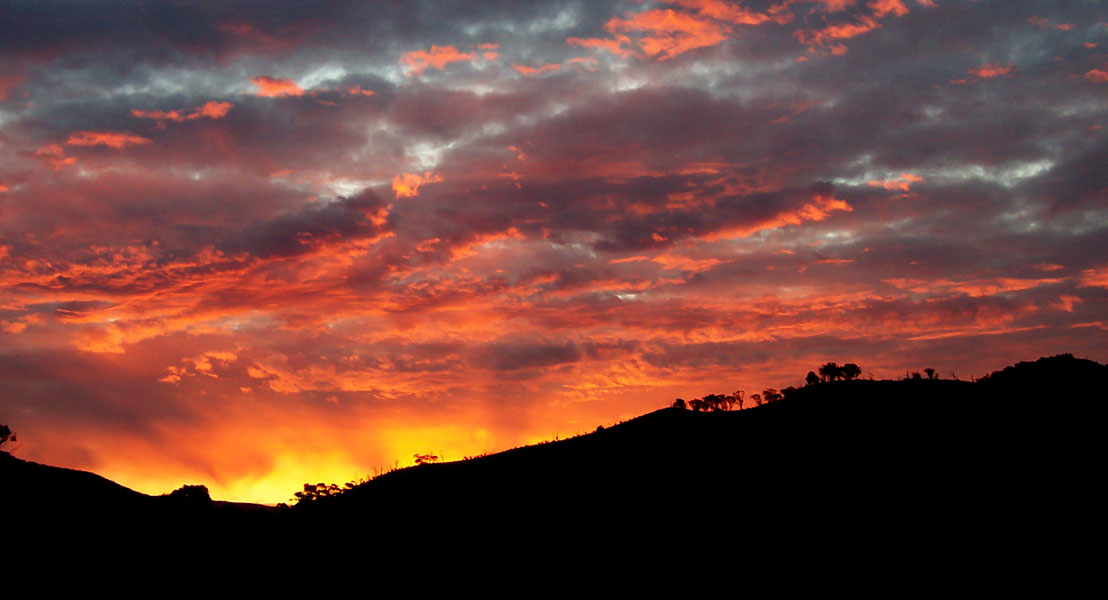
#> input picture images/input_images/Red_sunset.png, 1108 x 600 px, found by its file name
$ python imfeedback_old.py   (Python 2 division)
#> lines starting #> are read from the running program, lines starting #| are printed output that depends on the picture
import Image
import numpy as np
from scipy import ndimage
import matplotlib.pyplot as plt
import matplotlib.image as mpimg


class ImageContainer:

    def __init__(self, image_file_path):
        self.image_file_path = image_file_path
        self.original_image = mpimg.imread(image_file_path)
#> self.original_image is the input picture: shape (600, 1108, 3) float32; mean R, G, B 0.406, 0.247, 0.218
        self.image = self.original_image
        self.imshape = (self.image.shape[0], self.image.shape[1])
#> self.imshape = (600, 1108)
        self.imchannels = self.image.shape[2]
#> self.imchannels = 3
        self.coords_x, self.coords_y = np.meshgrid(range(self.imshape[0]), range(self.imshape[1]))

    def generate_distorted_mesh(self, sigma=.5, clip=False):
        if clip==True:
            mesh_noise_x = np.clip(np.random.normal(scale=sigma, size=self.imshape), -0.5, 0.5)
            mesh_noise_y = np.clip(np.random.normal(scale=sigma, size=self.imshape), -0.5, 0.5)
        else:
            mesh_noise_x = np.random.normal(scale=sigma, size=self.imshape)
            mesh_noise_y = np.random.normal(scale=sigma, size=self.imshape)
        self.distorted_mesh = np.array([self.coords_x.transpose() + mesh_noise_x, self.coords_y.transpose() + mesh_noise_y])

    def distort_image(self):
        distorted_image = np.ones((self.imshape[0], self.imshape[1], self.imchannels))
        for channel in range(self.imchannels):
            ndimage.map_coordinates(self.image[:, :, channel], self.distorted_mesh, order=1, prefilter=False, output=distorted_image[:, :, channel])
        self.image = distorted_image

    def plot_image(self):
        self.fig = plt.figure()
        self.fig.show()
        self.implot = plt.imshow(self.image)
        self.implot.axes.set_xticks([])
        self.implot.axes.set_yticks([])
        plt.draw()

    def feedback(self):
        plt.clf()
        self.distort_image()
        self.implot = plt.imshow(self.image)
        self.implot.axes.set_xticks([])
        self.implot.axes.set_yticks([])
        plt.draw()

    def run_feedback_loop(self, max_iters=15):
        if max_iters == None:
            #ctrl+c to exit
            while True:
                self.feedback()
                print 'iter'
        else:
            iter = 1
            while iter <= max_iters:
                self.feedback()
                iter += 1

    def run_feedback_loop_regen_mesh(self, max_iters=15, sigma=.2, clip=False):
        if max_iters == None:
            #ctrl+c to exit
            while True:
                self.generate_distorted_mesh(sigma=sigma, clip=clip)
                self.feedback()
                print 'iter'
        else:
            iter = 1
            while iter <= max_iters:
                self.feedback()
                self.generate_distorted_mesh(sigma=sigma, clip=clip)
                iter += 1

    def shrink_image(self):
        total_pixels =  np.prod(self.imshape)
#> total_pixels = 664800
        if total_pixels < 100000:
            return None
        else:
            self.scale_factor = np.sqrt(total_pixels / 100000.)
#> self.scale_factor = 2.58
            img = Image.open(self.image_file_path)
            rsize = img.resize((img.size[0] / self.scale_factor, img.size[1] / self.scale_factor))
            self.image = (1/255.) * np.asarray(rsize, dtype='float32')
            self.imshape = (self.image.shape[0], self.image.shape[1])
#> self.imshape = (232, 429)
            self.imchannels = self.image.shape[2]
            self.coords_x, self.coords_y = np.meshgrid(range(self.imshape[0]), range(self.imshape[1]))

    def monet(self, out_filepath):
        self.shrink_image()
        self.plot_image()
        self.generate_distorted_mesh(sigma=.5)
        self.run_feedback_loop()
        plt.savefig(out_filepath)
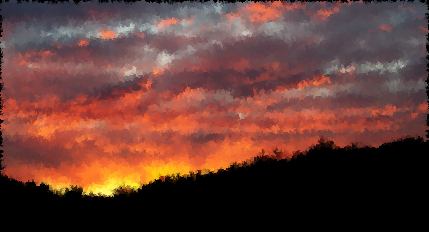
#> shown: shape (232, 429, 3) float64; mean R, G, B 0.402, 0.243, 0.214


red_sunset = ImageContainer('/Users/Jonathan/Documents/python_programs/Red_sunset.png')

red_sunset.monet('/Users/Jonathan/Documents/python_programs/Red_sunset_monet.png')

$ run again, with images/input_images/Icicles.png copied over images/input_images/Red_sunset.png
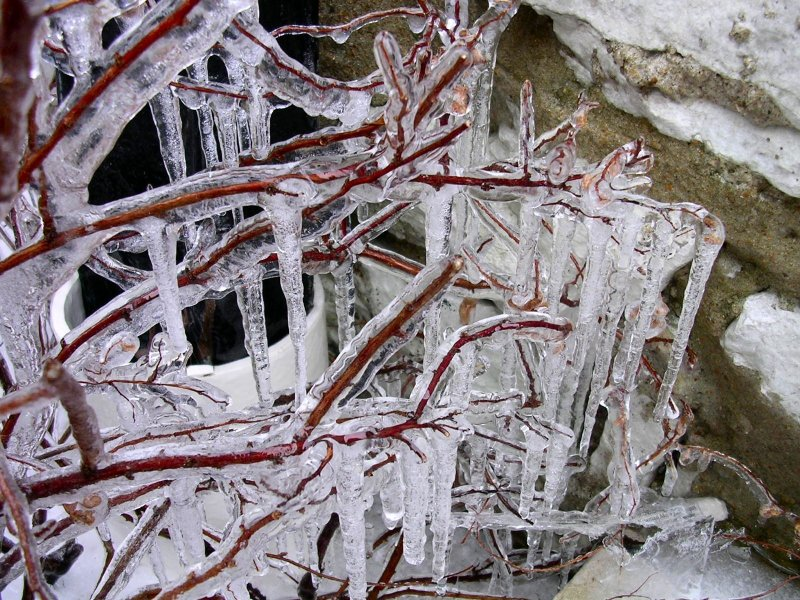
#> input picture images/input_images/Icicles.png, 800 x 600 px, found by its file name
#> in __init__, self.original_image is the input picture: shape (600, 800, 3) float32; mean R, G, B 0.527, 0.492, 0.505
#> in shrink_image, `rsize = img.resize((img.size[0] / self.scale_factor, img.size[1] / sel..`:
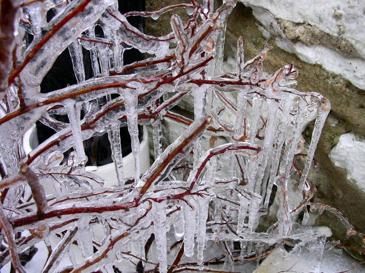
#> rsize: PIL image 365x273 RGB; mean R, G, B 134.3, 125.5, 128.7
#> in monet, `plt.savefig(out_filepath)`:
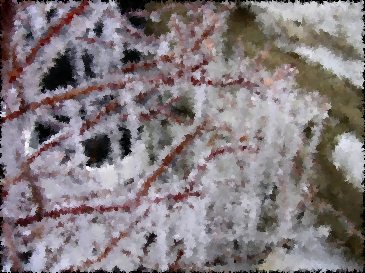
#> shown: shape (273, 365, 3) float64; mean R, G, B 0.517, 0.483, 0.495

$ run again, with images/input_images/Raspberries05.png copied over images/input_images/Red_sunset.png
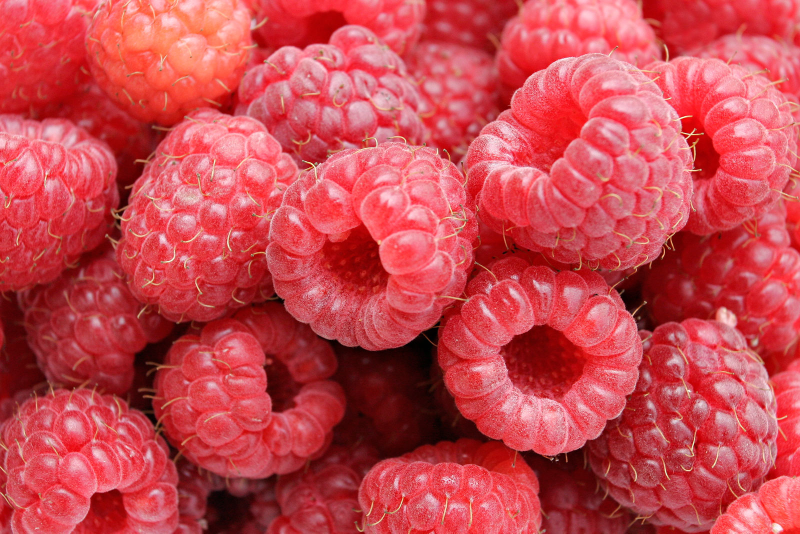
#> input picture images/input_images/Raspberries05.png, 1600 x 1067 px, found by its file name (shown at 1/2 size)
#> in __init__, self.original_image is the input picture: shape (1067, 1600, 3) float32; mean R, G, B 0.781, 0.28, 0.31
#> in shrink_image, `rsize = img.resize((img.size[0] / self.scale_factor, img.size[1] / sel..`:
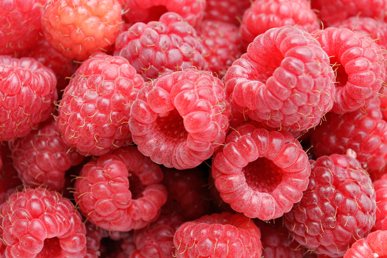
#> rsize: PIL image 387x258 RGB; mean R, G, B 199.3, 71.2, 78.9
#> in monet, `plt.savefig(out_filepath)`:
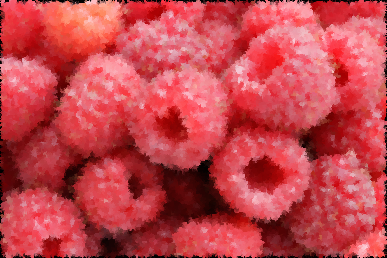
#> shown: shape (258, 387, 3) float64; mean R, G, B 0.767, 0.274, 0.303
